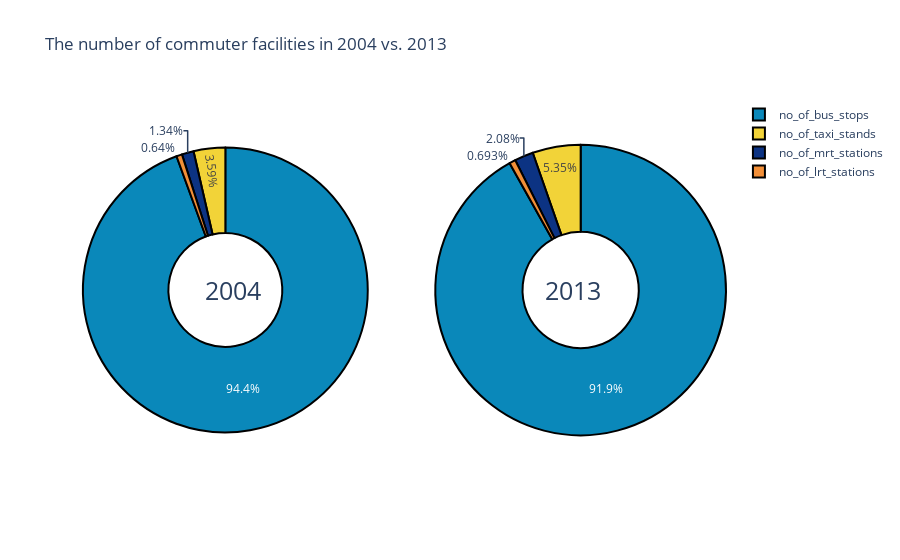

Notebook code cell kept with this figure:
### Markdown cell above
## **2. Has Singapore made public transport more accessible as compared to private transport?**

### Code cell
# import modules
import numpy as np
import pandas as pd
import matplotlib.pyplot as plt
import seaborn as sns
import plotly.express as px
import plotly.graph_objects as go
from plotly.subplots import make_subplots

# extract rows for year 2004 and 2013
df_2004 = df[df['year'] == 2004]
df_2013 = df[df['year'] == 2013]

# group by year and extract the required columns
grouped_2004 = df_2004.groupby('year')[['no_of_mrt_stations', 'no_of_bus_stops', 'no_of_taxi_stands', 'no_of_lrt_stations']]
grouped_2013 = df_2013.groupby('year')[['no_of_mrt_stations', 'no_of_bus_stops', 'no_of_taxi_stands', 'no_of_lrt_stations']]

# get the values for each year
values_2004 = grouped_2004.sum().values[0]
values_2013 = grouped_2013.sum().values[0]

# get labels
labels = ['no_of_mrt_stations', 'no_of_bus_stops', 'no_of_taxi_stands', 'no_of_lrt_stations']

# create subplots
# use 'domain' type 
fig = make_subplots(rows=1, cols=2, specs=[[{'type':'domain'}, {'type':'domain'}]])
# plot pie chart (past)
fig.add_trace(go.Pie(labels=labels, values=values_2004, name="2004", marker_colors=px.colors.diverging.Portland, scalegroup='one'),
              1, 1)
# plot pie chart (present)
fig.add_trace(go.Pie(labels=labels, values=values_2013, name="2013", scalegroup='one'),
              1, 2)

# create a donut-like pie chart (hole)
fig.update_traces(hole=.4)

# set layout title 
fig.update_layout(
    title_text="The number of commuter facilities in 2004 vs. 2013",
    # add annotations in the center of the donut pie charts
    annotations=[dict(text='2004', x=0.19, y=0.5, font_size=25, showarrow=False),
                 dict(text='2013', x=0.81, y=0.5, font_size=25, showarrow=False)])

# outline of pie charts
fig.update_traces(marker=dict(line=dict(color='#000000', width=2)))
# uniform text size
fig.update_layout(uniformtext_minsize=13)

# show the pie charts
fig.show()

### Figure 1 — Plotly figure (JSON) as saved in the notebook; plotly's stock layout.template omitted (floating-point values rounded to 4 significant figures)
{"data": [{"domain": {"x": [0, 0.45], "y": [0, 1]}, "hole": 0.4, "labels": ["no_of_mrt_stations", "no_of_bus_stops", "no_of_taxi_stands", "no_of_lrt_stations"], "marker": {"colors": ["rgb(12,51,131)", "rgb(10,136,186)", "rgb(242,211,56)", "rgb(242,143,56)", "rgb(217,30,30)"], "line": {"color": "#000000", "width": 2}}, "name": "2004", "scalegroup": "one", "type": "pie", "values": [65, 4576, 174, 31]}, {"domain": {"x": [0.55, 1], "y": [0, 1]}, "hole": 0.4, "labels": ["no_of_mrt_stations", "no_of_bus_stops", "no_of_taxi_stands", "no_of_lrt_stations"], "marker": {"line": {"color": "#000000", "width": 2}}, "name": "2013", "scalegroup": "one", "type": "pie", "values": [105, 4638, 270, 35]}], "layout": {"annotations": [{"font": {"size": 25}, "showarrow": false, "text": "2004", "x": 0.19, "y": 0.5}, {"font": {"size": 25}, "showarrow": false, "text": "2013", "x": 0.81, "y": 0.5}], "title": {"text": "The number of commuter facilities in 2004 vs. 2013"}, "uniformtext": {"minsize": 13}}}
